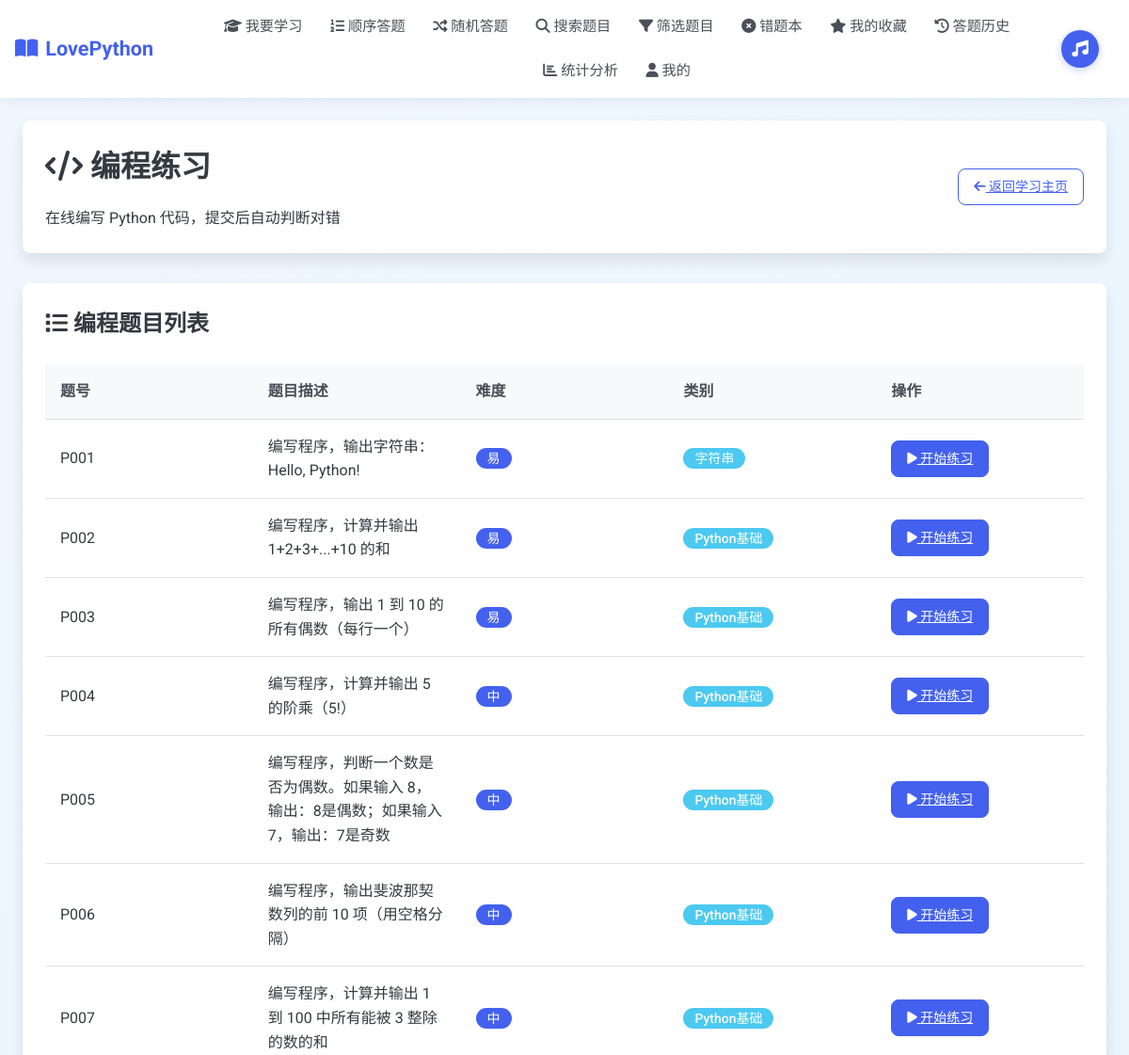
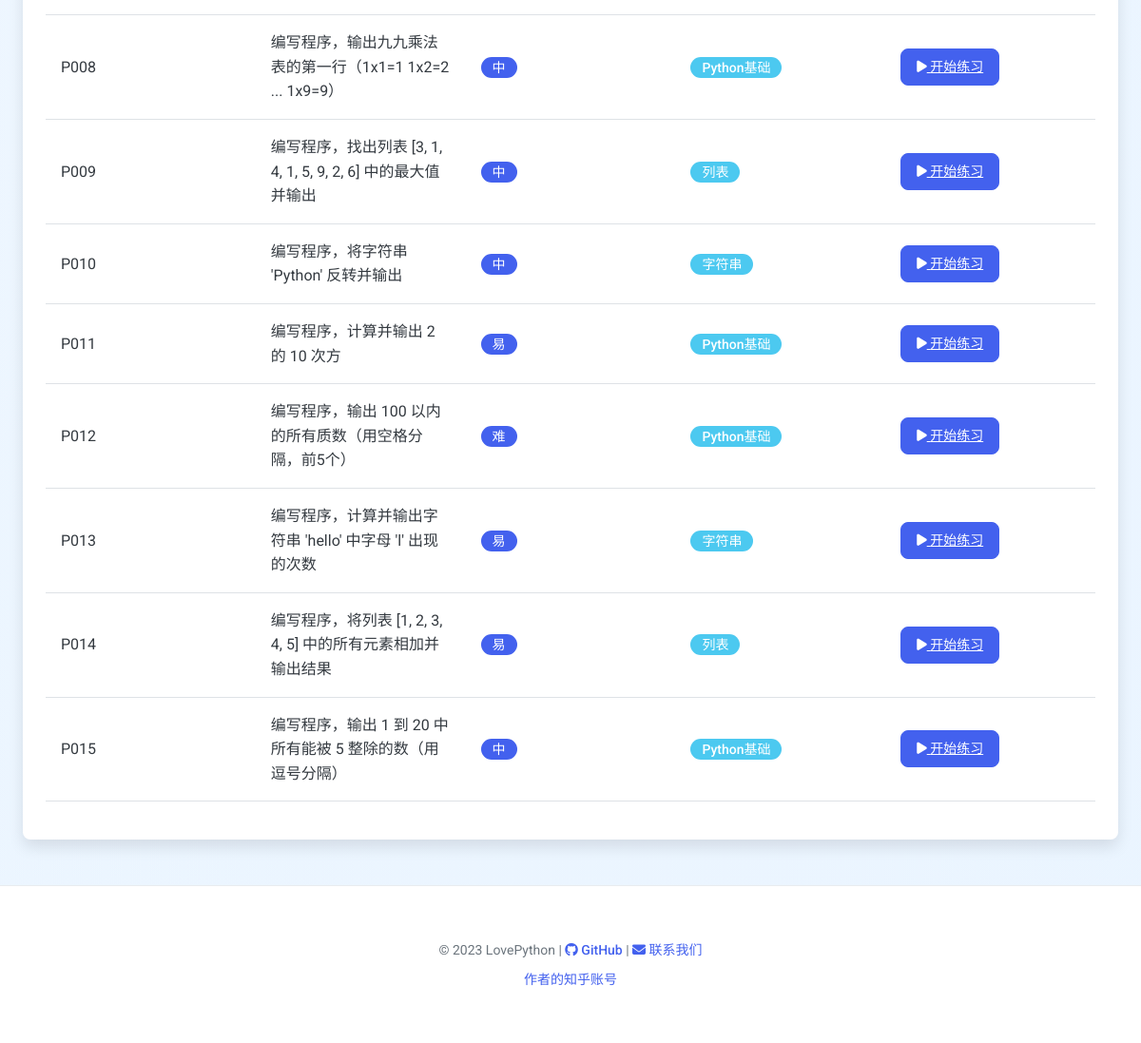
Page /study/coding (signed in) on the committed database (2 pictures, top to bottom).
### tables this page shows
CREATE TABLE questions (
        id TEXT PRIMARY KEY,
        stem TEXT NOT NULL,
        answer TEXT NOT NULL,
        difficulty TEXT,
        qtype TEXT,
        category TEXT,
        options TEXT, -- JSON stored options
        created_at DATETIME DEFAULT CURRENT_TIMESTAMP
    );

### app.py (the view)
@app.route('/study/coding')
@login_required
def study_coding():
    conn = get_db()
    c = conn.cursor()
    c.execute("SELECT * FROM questions WHERE qtype = '编程题' OR qtype LIKE '%编程%' ORDER BY id")
    coding_questions = []
    for row in c.fetchall():
        coding_questions.append({
            'id': row['id'],
            'stem': row['stem'],
            'difficulty': row['difficulty'],
            'category': row['category']
        })
    conn.close()
    return render_template('study_coding.html', questions=coding_questions)

### app.py (called while the page is built)
def get_db():
    conn = sqlite3.connect('database.db')
    conn.row_factory = sqlite3.Row
    return conn

def login_required(f):
    @wraps(f)
    def decorated_function(*args, **kwargs):
        if not is_logged_in():
            flash("请先登录后再访问该页面", "error")
            return redirect(url_for('login', next=request.url))
        return f(*args, **kwargs)
    return decorated_function

def is_logged_in():
    return 'user_id' in session

### templates/study_coding.html (shortened to what this page needs)
{% extends 'base.html' %}
{% block content %}
<div class="hero-section mb-4">
    <div class="card">
        <div class="hero-content d-flex flex-wrap align-items-center justify-content-between gap-3">
            <div>
                <h1 class="display-title mb-2"><i class="fas fa-code"></i> 编程练习</h1>
                <p class="lead mb-0">在线编写 Python 代码，提交后自动判断对错</p>
            </div>
            <a href="{{ url_for('study') }}" class="btn btn-outline-primary btn-sm">
                <i class="fas fa-arrow-left"></i> 返回学习主页
            </a>
        </div>
    </div>
</div>
<div class="card">
    <h2 class="card-title mb-3">
        <i class="fas fa-list"></i> 编程题目列表
    </h2>
    {% if questions %}
    <div class="table-responsive">
        <table class="table table-hover">
            <thead>
                <tr>
                    <th>题号</th>
                    <th>题目描述</th>
                    <th>难度</th>
                    <th>类别</th>
                    <th>操作</th>
                </tr>
            </thead>
            <tbody>
                {% for q in questions %}
                <tr>
                    <td>{{ q.id }}</td>
                    <td>{{ q.stem[:80] }}{% if q.stem|length > 80 %}...{% endif %}</td>
                    <td>
                        {% if q.difficulty %}
                        <span class="badge badge-primary">{{ q.difficulty }}</span>
                        {% else %}
                        <span class="badge badge-secondary">未分类</span>
                        {% endif %}
                    </td>
                    <td>
                        {% if q.category %}
                        <span class="badge badge-info">{{ q.category }}</span>
                        {% else %}
                        <span class="badge badge-secondary">未分类</span>
                        {% endif %}
                    </td>
                    <td>
                        <a href="{{ url_for('coding_question', qid=q.id) }}" class="btn btn-sm btn-primary">
                            <i class="fas fa-play"></i> 开始练习
                        </a>
                    </td>
                </tr>
                {% endfor %}
            </tbody>
        </table>
    </div>
    {% else %}
    <div class="alert alert-info">
        <i class="fas fa-info-circle"></i>
        当前没有编程题目。请在题库中添加题型为"编程题"的题目。
    </div>
    {% endif %}
</div>
{% endblock %}

### static/style.css (style rules this page uses)
:root { --primary-color: #4361ee; --primary-hover: #3a56e7; --secondary-color: #3f8efc; --success-color: #2ec4b6; --danger-color: #e63946; --warning-color: #ffb703; --info-color: #4cc9f0; --light-color: #f8f9fa; --dark-color: #212529; --gray-100: #f8f9fa; --gray-200: #e9ecef; --gray-300: #dee2e6; --gray-400: #ced4da; --gray-500: #adb5bd; --gray-600: #6c757d; --gray-700: #495057; --gray-800: #343a40; --gray-900: #212529; --font-main: 'Roboto', 'Noto Sans SC', sans-serif; --border-radius: 0.5rem; --box-shadow: 0 0.5rem 1rem rgba(0, 0, 0, 0.1); --transition: all 0.3s ease; }
* { box-sizing: border-box; margin: 0; padding: 0; }
html { scroll-behavior: smooth; }
body { font-family: var(--font-main); background: linear-gradient(135deg, #f0f7ff 0%, #eaf5ff 100%); color: var(--gray-800); line-height: 1.6; min-height: 100vh; display: flex; flex-direction: column; }
.card { background-color: white; border-radius: var(--border-radius); box-shadow: var(--box-shadow); padding: 1.5rem; margin-bottom: 1.5rem; transition: var(--transition); }
.card-title { color: var(--gray-800); font-size: 1.5rem; margin-bottom: 1rem; font-weight: 600; }
.btn { display: inline-block; font-weight: 500; text-align: center; white-space: nowrap; vertical-align: middle; user-select: none; border: 1px solid transparent; padding: 0.75rem 1.5rem; font-size: 1rem; line-height: 1.5; border-radius: var(--border-radius); transition: var(--transition); cursor: pointer; touch-action: manipulation; -webkit-tap-highlight-color: transparent; position: relative; overflow: hidden; min-height: 2.75rem; }
.btn::after { content: ''; display: block; position: absolute; width: 100%; height: 100%; top: 0; left: 0; pointer-events: none; background-image: radial-gradient(circle, rgba(255, 255, 255, 0.3) 10%, transparent 10.01%); background-repeat: no-repeat; background-position: 50%; transform: scale(10, 10); opacity: 0; transition: transform 0.5s, opacity 0.8s; }
.btn-primary { color: #fff; background-color: var(--primary-color); border-color: var(--primary-color); }
.btn-outline-primary { color: var(--primary-color); background-color: transparent; border-color: var(--primary-color); }
.btn-sm { padding: 0.5rem 1rem; font-size: 0.875rem; min-height: 2.25rem; }
.badge { display: inline-block; padding: 0.25rem 0.75rem; font-size: 0.875rem; font-weight: 500; line-height: 1; text-align: center; white-space: nowrap; vertical-align: baseline; border-radius: 50rem; }
.badge-primary { background-color: var(--primary-color); color: white; }
.badge-info { background-color: var(--info-color); color: white; }
.table { width: 100%; border-collapse: collapse; margin-bottom: 1rem; table-layout: fixed; }
.table th, .table td { padding: 1rem; text-align: left; border-bottom: 1px solid var(--gray-300); word-wrap: break-word; overflow-wrap: break-word; }
.table th { font-weight: 600; color: var(--gray-700); background-color: var(--gray-100); position: sticky; top: 0; z-index: 10; }
.table tbody tr { transition: var(--transition); }
.mb-0 { margin-bottom: 0 !important; }
.mb-2 { margin-bottom: 1rem !important; }
.mb-3 { margin-bottom: 1.5rem !important; }
.mb-4 { margin-bottom: 2rem !important; }
.d-flex { display: flex !important; }
.flex-wrap { flex-wrap: wrap !important; }
.justify-content-between { justify-content: space-between !important; }
.align-items-center { align-items: center !important; }
.gap-3 { gap: 1.5rem !important; }

### templates/base.html (style rules this page uses)
body { position: relative; min-height: 100vh; }

### rows in the picture
questions: id "P001", stem "编写程序，输出字符串：Hello, Python!", difficulty "易", category "字符串"
questions: id "P002", stem "编写程序，计算并输出 1+2+3+...+10 的和", difficulty "易", category "Python基础"
questions: id "P003", stem "编写程序，输出 1 到 10 的所有偶数（每行一个）", difficulty "易", category "Python基础"
questions: id "P004", stem "编写程序，计算并输出 5 的阶乘（5!）", difficulty "中", category "Python基础"
questions: id "P005", stem "编写程序，判断一个数是否为偶数。如果输入 8，输出：8是偶数；如果输入 7，输出：7是奇数", difficulty "中", category "Python基础"
questions: id "P006", stem "编写程序，输出斐波那契数列的前 10 项（用空格分隔）", difficulty "中", category "Python基础"
questions: id "P007", stem "编写程序，计算并输出 1 到 100 中所有能被 3 整除的数的和", difficulty "中", category "Python基础"
questions: id "P008", stem "编写程序，输出九九乘法表的第一行（1x1=1 1x2=2 ... 1x9=9）", difficulty "中", category "Python基础"
questions: id "P009", stem "编写程序，找出列表 [3, 1, 4, 1, 5, 9, 2, 6] 中的最大值并输出", difficulty "中", category "列表"
questions: id "P010", stem "编写程序，将字符串 'Python' 反转并输出", difficulty "中", category "字符串"
questions: id "P011", stem "编写程序，计算并输出 2 的 10 次方", difficulty "易", category "Python基础"
questions: id "P012", stem "编写程序，输出 100 以内的所有质数（用空格分隔，前5个）", difficulty "难", category "Python基础"
questions: id "P013", stem "编写程序，计算并输出字符串 'hello' 中字母 'l' 出现的次数", difficulty "易", category "字符串"
questions: id "P014", stem "编写程序，将列表 [1, 2, 3, 4, 5] 中的所有元素相加并输出结果", difficulty "易", category "列表"
questions: id "P015", stem "编写程序，输出 1 到 20 中所有能被 5 整除的数（用逗号分隔）", difficulty "中", category "Python基础"

### other values in the picture
{{ current_year|default(2023) }} "2023"
